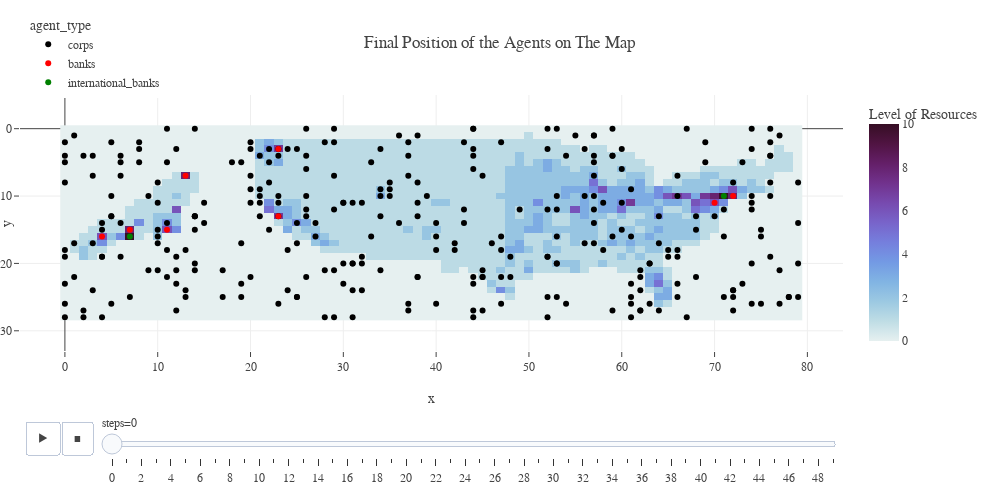

This figure's notebook cell:
### Code cell
def plot_agent_movement(model, agent_position_df):

    temp = dict(layout=go.Layout(font=dict(family="Franklin Gothic", size = 12)))
    map_a = model.static_map.currencyA_map_init
    map_b = model.static_map.currencyB_map_init
    world_map = map_a + map_b


    fig = px.scatter(agent_position_df, 
                    x = "x", 
                    y = "y", 
                    animation_frame = "steps", 
                    animation_group = "agent_id", 
                    color = "agent_type", 
                    color_discrete_sequence = ["black", "red", "green"],
                    hover_name = "agent_type")

    fig.add_heatmap(z = world_map, 
                    colorscale='dense', 
                    colorbar=dict(title='Level of Resources'))

    fig.update_yaxes(range = [agent_position_df['y'].max() + 5, agent_position_df['y'].min() - 5])

    fig.update_layout(template = temp,
                    title_text = 'Final Position of the Agents on The Map',
                    hovermode = 'closest', 
                    margin = dict(l = 20, r = 20, t = 50, b = 20),
                    height = 500, 
                    width = 1000, 
                    showlegend = True, 
                    legend = dict(yanchor = "bottom", 
                                    y = 0.99,
                                    xanchor = "left",
                                    x = 0.01))
    return fig


plot_agent_movement(model, agent_position_df)

### Figure 1 — Plotly figure (JSON) as saved in the notebook; plotly's stock layout.template omitted (floating-point values rounded to 4 significant figures; data arrays with more than 128 entries replaced by an {"elided": "..."} marker saying what was removed)
{"data": [{"hovertemplate": "<b>%{hovertext}</b><br><br>agent_type=corps<br>steps=0<br>x=%{x}<br>y=%{y}<extra></extra>", "hovertext": {"elided": "300 str values"}, "ids": {"elided": "300 int values"}, "legendgroup": "corps", "marker": {"color": "black", "symbol": "circle"}, "mode": "markers", "name": "corps", "orientation": "v", "showlegend": true, "type": "scatter", "x": {"elided": "300 int values"}, "xaxis": "x", "y": {"elided": "300 int values"}, "yaxis": "y"}, {"hovertemplate": "<b>%{hovertext}</b><br><br>agent_type=banks<br>steps=0<br>x=%{x}<br>y=%{y}<extra></extra>", "hovertext": ["banks", "banks", "banks", "banks", "banks", "banks", "banks", "banks"], "ids": [4942, 4943, 4944, 4945, 4946, 4947, 4948, 4949], "legendgroup": "banks", "marker": {"color": "red", "symbol": "circle"}, "mode": "markers", "name": "banks", "orientation": "v", "showlegend": true, "type": "scatter", "x": [4, 7, 11, 13, 23, 23, 72, 70], "xaxis": "x", "y": [16, 15, 15, 7, 13, 3, 10, 11], "yaxis": "y"}, {"hovertemplate": "<b>%{hovertext}</b><br><br>agent_type=international_banks<br>steps=0<br>x=%{x}<br>y=%{y}<extra></extra>", "hovertext": ["international_banks", "international_banks"], "ids": [4950, 4951], "legendgroup": "international_banks", "marker": {"color": "green", "symbol": "circle"}, "mode": "markers", "name": "international_banks", "orientation": "v", "showlegend": true, "type": "scatter", "x": [7, 71], "xaxis": "x", "y": [16, 10], "yaxis": "y"}, {"colorbar": {"title": {"text": "Level of Resources"}}, "colorscale": [[0, "rgb(230, 240, 240)"], [0.09091, "rgb(191, 221, 229)"], [0.1818, "rgb(156, 201, 226)"], [0.2727, "rgb(129, 180, 227)"], [0.3636, "rgb(115, 154, 228)"], [0.4545, "rgb(117, 127, 221)"], [0.5455, "rgb(120, 100, 202)"], [0.6364, "rgb(119, 74, 175)"], [0.7273, "rgb(113, 50, 141)"], [0.8182, "rgb(100, 31, 104)"], [0.9091, "rgb(80, 20, 66)"], [1, "rgb(54, 14, 36)"]], "type": "heatmap", "z": {"elided": "29x80 int values"}}], "layout": {"height": 500, "hovermode": "closest", "legend": {"title": {"text": "agent_type"}, "tracegroupgap": 0, "x": 0.01, "xanchor": "left", "y": 0.99, "yanchor": "bottom"}, "margin": {"b": 20, "l": 20, "r": 20, "t": 50}, "showlegend": true, "sliders": [{"active": 0, "currentvalue": {"prefix": "steps="}, "len": 0.9, "pad": {"b": 10, "t": 60}, "steps": [{"args": [["0"], {"frame": {"duration": 0, "redraw": false}, "fromcurrent": true, "mode": "immediate", "transition": {"duration": 0, "easing": "linear"}}], "label": "0", "method": "animate"}, {"args": [["1"], {"frame": {"duration": 0, "redraw": false}, "fromcurrent": true, "mode": "immediate", "transition": {"duration": 0, "easing": "linear"}}], "label": "1", "method": "animate"}, {"args": [["2"], {"frame": {"duration": 0, "redraw": false}, "fromcurrent": true, "mode": "immediate", "transition": {"duration": 0, "easing": "linear"}}], "label": "2", "method": "animate"}, {"args": [["3"], {"frame": {"duration": 0, "redraw": false}, "fromcurrent": true, "mode": "immediate", "transition": {"duration": 0, "easing": "linear"}}], "label": "3", "method": "animate"}, {"args": [["4"], {"frame": {"duration": 0, "redraw": false}, "fromcurrent": true, "mode": "immediate", "transition": {"duration": 0, "easing": "linear"}}], "label": "4", "method": "animate"}, {"args": [["5"], {"frame": {"duration": 0, "redraw": false}, "fromcurrent": true, "mode": "immediate", "transition": {"duration": 0, "easing": "linear"}}], "label": "5", "method": "animate"}, {"args": [["6"], {"frame": {"duration": 0, "redraw": false}, "fromcurrent": true, "mode": "immediate", "transition": {"duration": 0, "easing": "linear"}}], "label": "6", "method": "animate"}, {"args": [["7"], {"frame": {"duration": 0, "redraw": false}, "fromcurrent": true, "mode": "immediate", "transition": {"duration": 0, "easing": "linear"}}], "label": "7", "method": "animate"}, {"args": [["8"], {"frame": {"duration": 0, "redraw": false}, "fromcurrent": true, "mode": "immediate", "transition": {"duration": 0, "easing": "linear"}}], "label": "8", "method": "animate"}, {"args": [["9"], {"frame": {"duration": 0, "redraw": false}, "fromcurrent": true, "mode": "immediate", "transition": {"duration": 0, "easing": "linear"}}], "label": "9", "method": "animate"}, {"args": [["10"], {"frame": {"duration": 0, "redraw": false}, "fromcurrent": true, "mode": "immediate", "transition": {"duration": 0, "easing": "linear"}}], "label": "10", "method": "animate"}, {"args": [["11"], {"frame": {"duration": 0, "redraw": false}, "fromcurrent": true, "mode": "immediate", "transition": {"duration": 0, "easing": "linear"}}], "label": "11", "method": "animate"}, {"args": [["12"], {"frame": {"duration": 0, "redraw": false}, "fromcurrent": true, "mode": "immediate", "transition": {"duration": 0, "easing": "linear"}}], "label": "12", "method": "animate"}, {"args": [["13"], {"frame": {"duration": 0, "redraw": false}, "fromcurrent": true, "mode": "immediate", "transition": {"duration": 0, "easing": "linear"}}], "label": "13", "method": "animate"}, {"args": [["14"], {"frame": {"duration": 0, "redraw": false}, "fromcurrent": true, "mode": "immediate", "transition": {"duration": 0, "easing": "linear"}}], "label": "14", "method": "animate"}, {"args": [["15"], {"frame": {"duration": 0, "redraw": false}, "fromcurrent": true, "mode": "immediate", "transition": {"duration": 0, "easing": "linear"}}], "label": "15", "method": "animate"}, {"args": [["16"], {"frame": {"duration": 0, "redraw": false}, "fromcurrent": true, "mode": "immediate", "transition": {"duration": 0, "easing": "linear"}}], "label": "16", "method": "animate"}, {"args": [["17"], {"frame": {"duration": 0, "redraw": false}, "fromcurrent": true, "mode": "immediate", "transition": {"duration": 0, "easing": "linear"}}], "label": "17", "method": "animate"}, {"args": [["18"], {"frame": {"duration": 0, "redraw": false}, "fromcurrent": true, "mode": "immediate", "transition": {"duration": 0, "easing": "linear"}}], "label": "18", "method": "animate"}, {"args": [["19"], {"frame": {"duration": 0, "redraw": false}, "fromcurrent": true, "mode": "immediate", "transition": {"duration": 0, "easing": "linear"}}], "label": "19", "method": "animate"}, {"args": [["20"], {"frame": {"duration": 0, "redraw": false}, "fromcurrent": true, "mode": "immediate", "transition": {"duration": 0, "easing": "linear"}}], "label": "20", "method": "animate"}, {"args": [["21"], {"frame": {"duration": 0, "redraw": false}, "fromcurrent": true, "mode": "immediate", "transition": {"duration": 0, "easing": "linear"}}], "label": "21", "method": "animate"}, {"args": [["22"], {"frame": {"duration": 0, "redraw": false}, "fromcurrent": true, "mode": "immediate", "transition": {"duration": 0, "easing": "linear"}}], "label": "22", "method": "animate"}, {"args": [["23"], {"frame": {"duration": 0, "redraw": false}, "fromcurrent": true, "mode": "immediate", "transition": {"duration": 0, "easing": "linear"}}], "label": "23", "method": "animate"}, {"args": [["24"], {"frame": {"duration": 0, "redraw": false}, "fromcurrent": true, "mode": "immediate", "transition": {"duration": 0, "easing": "linear"}}], "label": "24", "method": "animate"}, {"args": [["25"], {"frame": {"duration": 0, "redraw": false}, "fromcurrent": true, "mode": "immediate", "transition": {"duration": 0, "easing": "linear"}}], "label": "25", "method": "animate"}, {"args": [["26"], {"frame": {"duration": 0, "redraw": false}, "fromcurrent": true, "mode": "immediate", "transition": {"duration": 0, "easing": "linear"}}], "label": "26", "method": "animate"}, {"args": [["27"], {"frame": {"duration": 0, "redraw": false}, "fromcurrent": true, "mode": "immediate", "transition": {"duration": 0, "easing": "linear"}}], "label": "27", "method": "animate"}, {"args": [["28"], {"frame": {"duration": 0, "redraw": false}, "fromcurrent": true, "mode": "immediate", "transition": {"duration": 0, "easing": "linear"}}], "label": "28", "method": "animate"}, {"args": [["29"], {"frame": {"duration": 0, "redraw": false}, "fromcurrent": true, "mode": "immediate", "transition": {"duration": 0, "easing": "linear"}}], "label": "29", "method": "animate"}, {"args": [["30"], {"frame": {"duration": 0, "redraw": false}, "fromcurrent": true, "mode": "immediate", "transition": {"duration": 0, "easing": "linear"}}], "label": "30", "method": "animate"}, {"args": [["31"], {"frame": {"duration": 0, "redraw": false}, "fromcurrent": true, "mode": "immediate", "transition": {"duration": 0, "easing": "linear"}}], "label": "31", "method": "animate"}, {"args": [["32"], {"frame": {"duration": 0, "redraw": false}, "fromcurrent": true, "mode": "immediate", "transition": {"duration": 0, "easing": "linear"}}], "label": "32", "method": "animate"}, {"args": [["33"], {"frame": {"duration": 0, "redraw": false}, "fromcurrent": true, "mode": "immediate", "transition": {"duration": 0, "easing": "linear"}}], "label": "33", "method": "animate"}, {"args": [["34"], {"frame": {"duration": 0, "redraw": false}, "fromcurrent": true, "mode": "immediate", "transition": {"duration": 0, "easing": "linear"}}], "label": "34", "method": "animate"}, {"args": [["35"], {"frame": {"duration": 0, "redraw": false}, "fromcurrent": true, "mode": "immediate", "transition": {"duration": 0, "easing": "linear"}}], "label": "35", "method": "animate"}, {"args": [["36"], {"frame": {"duration": 0, "redraw": false}, "fromcurrent": true, "mode": "immediate", "transition": {"duration": 0, "easing": "linear"}}], "label": "36", "method": "animate"}, {"args": [["37"], {"frame": {"duration": 0, "redraw": false}, "fromcurrent": true, "mode": "immediate", "transition": {"duration": 0, "easing": "linear"}}], "label": "37", "method": "animate"}, {"args": [["38"], {"frame": {"duration": 0, "redraw": false}, "fromcurrent": true, "mode": "immediate", "transition": {"duration": 0, "easing": "linear"}}], "label": "38", "method": "animate"}, {"args": [["39"], {"frame": {"duration": 0, "redraw": false}, "fromcurrent": true, "mode": "immediate", "transition": {"duration": 0, "easing": "linear"}}], "label": "39", "method": "animate"}, {"args": [["40"], {"frame": {"duration": 0, "redraw": false}, "fromcurrent": true, "mode": "immediate", "transition": {"duration": 0, "easing": "linear"}}], "label": "40", "method": "animate"}, {"args": [["41"], {"frame": {"duration": 0, "redraw": false}, "fromcurrent": true, "mode": "immediate", "transition": {"duration": 0, "easing": "linear"}}], "label": "41", "method": "animate"}, {"args": [["42"], {"frame": {"duration": 0, "redraw": false}, "fromcurrent": true, "mode": "immediate", "transition": {"duration": 0, "easing": "linear"}}], "label": "42", "method": "animate"}, {"args": [["43"], {"frame": {"duration": 0, "redraw": false}, "fromcurrent": true, "mode": "immediate", "transition": {"duration": 0, "easing": "linear"}}], "label": "43", "method": "animate"}, {"args": [["44"], {"frame": {"duration": 0, "redraw": false}, "fromcurrent": true, "mode": "immediate", "transition": {"duration": 0, "easing": "linear"}}], "label": "44", "method": "animate"}, {"args": [["45"], {"frame": {"duration": 0, "redraw": false}, "fromcurrent": true, "mode": "immediate", "transition": {"duration": 0, "easing": "linear"}}], "label": "45", "method": "animate"}, {"args": [["46"], {"frame": {"duration": 0, "redraw": false}, "fromcurrent": true, "mode": "immediate", "transition": {"duration": 0, "easing": "linear"}}], "label": "46", "method": "animate"}, {"args": [["47"], {"frame": {"duration": 0, "redraw": false}, "fromcurrent": true, "mode": "immediate", "transition": {"duration": 0, "easing": "linear"}}], "label": "47", "method": "animate"}, {"args": [["48"], {"frame": {"duration": 0, "redraw": false}, "fromcurrent": true, "mode": "immediate", "transition": {"duration": 0, "easing": "linear"}}], "label": "48", "method": "animate"}, {"args": [["49"], {"frame": {"duration": 0, "redraw": false}, "fromcurrent": true, "mode": "immediate", "transition": {"duration": 0, "easing": "linear"}}], "label": "49", "method": "animate"}], "x": 0.1, "xanchor": "left", "y": 0, "yanchor": "top"}], "title": {"text": "Final Position of the Agents on The Map"}, "updatemenus": [{"buttons": [{"args": [null, {"frame": {"duration": 500, "redraw": false}, "fromcurrent": true, "mode": "immediate", "transition": {"duration": 500, "easing": "linear"}}], "label": "&#9654;", "method": "animate"}, {"args": [[null], {"frame": {"duration": 0, "redraw": false}, "fromcurrent": true, "mode": "immediate", "transition": {"duration": 0, "easing": "linear"}}], "label": "&#9724;", "method": "animate"}], "direction": "left", "pad": {"r": 10, "t": 70}, "showactive": false, "type": "buttons", "x": 0.1, "xanchor": "right", "y": 0, "yanchor": "top"}], "width": 1000, "xaxis": {"anchor": "y", "domain": [0, 1], "title": {"text": "x"}}, "yaxis": {"anchor": "x", "domain": [0, 1], "range": [33, -5], "title": {"text": "y"}}}}
